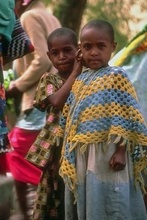
%> input picture Data1000/000.jpg, 147 x 220 px, shrunk from 256 x 384 before the run
$ octave --eval "result = Narendra_work(imread('Data1000/000.jpg'));"   (GNU Octave 9; MATLAB toolbox functions it lacks are replaced by stand-ins)
%> lines starting %> are read from the running program, lines starting %| are printed output that depends on the picture
%> in Narendra_work, `Y=rgb2ycbcr(I);`: Y: size 220x147x3 uint8; mean of channels 1, 2, 3 99.4, 118.9, 137
%> in Narendra_work, `Yimage=Y(:,:,1);`:
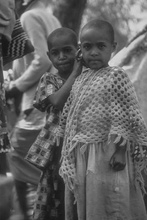
%> Yimage: size 220x147 uint8; min 22, max 221, mean 99.4
%> in Narendra_work, `CBimage=Y(:,:,2);`:
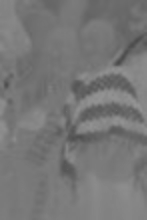
%> CBimage: size 220x147 uint8; min 74, max 148, mean 118.9
%> in Narendra_work, `CRimage=Y(:,:,3);`:
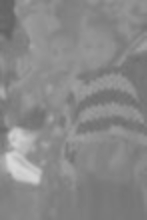
%> CRimage: size 220x147 uint8; min 99, max 216, mean 137
### quantizationimage.m
function [ A ] = quantizationimage( x )
%UNTITLED5 Summary of this function goes here
%   Detailed explanation goes here

[height, width] = size(x);
%> height = 220; width = 147

B = 256;
Q = zeros(256, 1);
% Quantized to 64 levels
L = 16;
q= B/L;
for i = 0:255
Q(i+1, 1) = floor(i / q)*q + q /2;
end
y = zeros(size(x));

for i = 1:height
for j = 1:width
y(i, j) = Q(x(i,j) + 1);
end
end
y=uint8(y);
%> y: size 220x147 uint8
A=y;
end

### cbextract.m
function [ A ] = cbextract( I )
%UNTITLED5 Summary of this function goes here
%   Detailed explanation goes here
[xar,xhr,xvr,xdr]=dwt2(I,'haar');
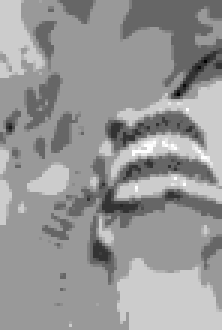
%> xar: size 110x74 double (shown 3 times larger); min 144, max 304, mean 238.8; drawn with min black and max white
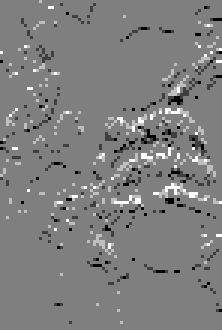
%> xhr: size 110x74 double (shown 3 times larger); min -16, max 16, mean -0.0462; drawn with min black and max white
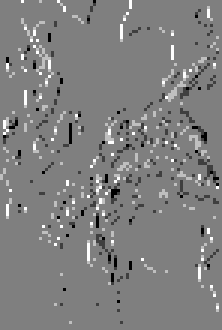
%> xvr: size 110x74 double (shown 3 times larger); min -16, max 16, mean 0.0678; drawn with min black and max white
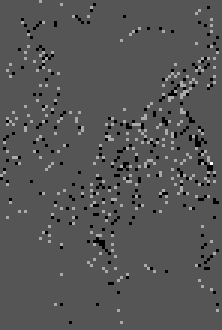
%> xdr: size 110x74 double (shown 3 times larger); min -8, max 16, mean 0.0128; drawn with min black and max white


meanxar=mean2(xar);
%> meanxar = 238.8
meanxhr=mean2(xhr);
%> meanxhr = -0.0462
meanxvr=mean2(xvr);
%> meanxvr = 0.0678
meanxdr=mean2(xdr);
%> meanxdr = 0.0128

stdxar=std2(xar);
%> stdxar = 22.9
stdxhr=std2(xhr);
%> stdxhr = 3.5
stdxvr=std2(xvr);
%> stdxvr = 3.4
stdxdr=std2(xdr);
%> stdxdr = 2.17

%> the run ends on the next line
Kurtosisxar=GetSkewAndKurtosis(xar);
%Kurtosisxar=sum(Kurtosisxar)/64;
Kurtosisxhr=GetSkewAndKurtosis(xhr);
%Kurtosisxhr=sum(Kurtosisxhr)/64;
Kurtosisxvr=GetSkewAndKurtosis(xvr);
%Kurtosisxvr=sum(Kurtosisxvr)/64;
Kurtosisxdr=GetSkewAndKurtosis(xdr);
%Kurtosisxdr=sum(Kurtosisxdr)/64;


[xarr,xhrr,xvrr,xdrr]=dwt2(xar,'haar');
meanxarr=mean2(xarr);
meanxhrr=mean2(xhrr);
meanxvrr=mean2(xvrr);
meanxdrr=mean2(xdrr);

stdxarr=std2(xarr);
stdxhrr=std2(xhrr);
stdxvrr=std2(xvrr);
stdxdrr=std2(xdrr);

Kurtosisxarr=GetSkewAndKurtosis(xarr);
%Kurtosisxarr=sum(Kurtosisxarr)/32;
Kurtosisxhrr=GetSkewAndKurtosis(xhrr);
%Kurtosisxhrr=sum(Kurtosisxhrr)/32;
Kurtosisxvrr=GetSkewAndKurtosis(xvrr);
%Kurtosisxvrr=sum(Kurtosisxvrr)/32;
Kurtosisxdrr=GetSkewAndKurtosis(xdrr);
%Kurtosisxdrr=sum(Kurtosisxdrr)/32;


A =[ meanxhr meanxvr meanxdr ....
     meanxarr meanxhrr meanxvrr meanxdrr ....
     stdxhr stdxvr stdxdr ....
     stdxarr stdxhrr stdxvrr stdxdrr ....
        Kurtosisxhr Kurtosisxvr Kurtosisxdr ....
         Kurtosisxhrr Kurtosisxvrr Kurtosisxdrr  ]


% [21 lines of commented-out code are left out]

end

### rkp_work.m
function FV=Narendra_work(I)
Y=rgb2ycbcr(I);
Yimage=Y(:,:,1);
CBimage=Y(:,:,2);
CRimage=Y(:,:,3);


    [CB]=quantizationimage(CBimage);
    [A]=cbextract(CB);

    [CR]=quantizationimage(CRimage);
    [B]=crextract(CR);

     %TEXTURE FEATURE EXTRACTION
     [xim]=quantizationimage(Yimage);
     [bdip] = bdipExtraction(xim);

     [C]=dwt3level(bdip);


     [bvlc] = bvlcExtraction(xim);


       [D]=dwt3level(bvlc);


       vector2=[A B];
        vector2=vector2/std(vector2);

        vector1=[C D];
        vector1=vector1/std(vector1);

        FV=[vector1 vector2];


end

$ run again, on Data1000/001.jpg
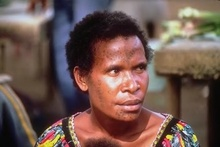
%> input picture Data1000/001.jpg, 220 x 147 px, shrunk from 384 x 256 before the run
%> Y: size 147x220x3 uint8; mean of channels 1, 2, 3 96.4, 121.2, 139.4
%> in cbextract, `[xar,xhr,xvr,xdr]=dwt2(I,'haar');`:
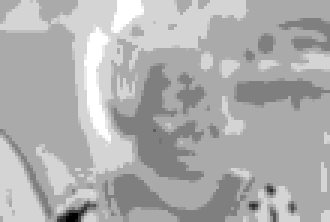
%> xar: size 74x110 double (shown 3 times larger); min 112, max 304, mean 243.4; drawn with min black and max white
%> in cbextract, `[xar,xhr,xvr,xdr]=dwt2(I,'haar');`:
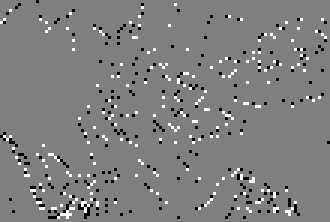
%> xdr: size 74x110 double (shown 3 times larger); min -8, max 8, mean -0.0265; drawn with min black and max white
%> meanxar = 243.4
%> meanxhr = 0.0757
%> meanxvr = 0.16
%> meanxdr = -0.0265
%> stdxar = 23.35
%> stdxhr = 3.18
%> stdxvr = 3.33
%> stdxdr = 2.06

$ run again, on Data1000/002.jpg
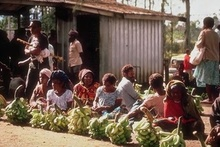
%> input picture Data1000/002.jpg, 220 x 147 px, shrunk from 384 x 256 before the run
%> Y: size 147x220x3 uint8; mean of channels 1, 2, 3 98.1, 119.4, 137.6
%> in cbextract, `[xar,xhr,xvr,xdr]=dwt2(I,'haar');`:
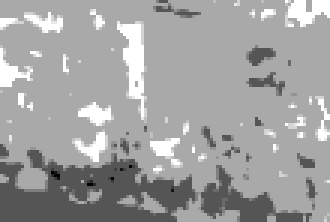
%> xar: size 74x110 double (shown 3 times larger); min 176, max 272, mean 236.8; drawn with min black and max white
%> in cbextract, `[xar,xhr,xvr,xdr]=dwt2(I,'haar');`:
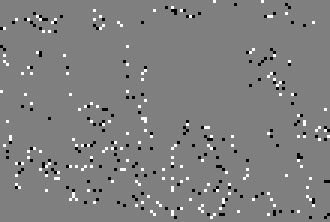
%> xdr: size 74x110 double (shown 3 times larger); min -8, max 8, mean 0.00491; drawn with min black and max white
%> meanxar = 236.8
%> meanxhr = 0.0875
%> meanxvr = 0.123
%> meanxdr = 0.00491
%> stdxar = 15.58
%> stdxhr = 2.68
%> stdxvr = 2.66
%> stdxdr = 1.75

$ run again, on Data1000/003.jpg
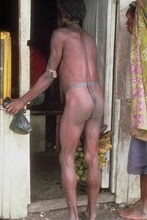
%> input picture Data1000/003.jpg, 147 x 220 px, shrunk from 256 x 384 before the run
%> Y: size 220x147x3 uint8; mean of channels 1, 2, 3 115.3, 121.5, 136.4
%> in cbextract, `[xar,xhr,xvr,xdr]=dwt2(I,'haar');`:
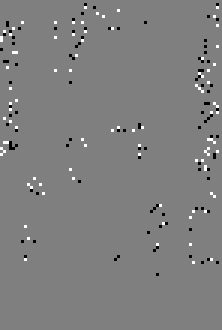
%> xdr: size 110x74 double (shown 3 times larger); min -8, max 8, mean -0.0118; drawn with min black and max white
%> meanxar = 240.2
%> meanxhr = 0.0197
%> meanxvr = 0.128
%> meanxdr = -0.0118
%> stdxar = 13.41
%> stdxhr = 1.68
%> stdxvr = 2.36
%> stdxdr = 1.25
